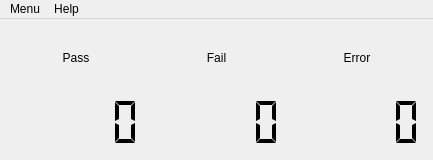
<?xml version="1.0" encoding="UTF-8"?>
<ui version="4.0">
 <class>MainWindow</class>
 <widget class="QMainWindow" name="MainWindow">
  <property name="geometry">
   <rect>
    <x>0</x>
    <y>0</y>
    <width>433</width>
    <height>160</height>
   </rect>
  </property>
  <property name="windowTitle">
   <string>Test Parser - Statistic</string>
  </property>
  <widget class="QWidget" name="centralwidget">
   <layout class="QGridLayout" name="gridLayout_2">
    <item row="0" column="0">
     <layout class="QGridLayout" name="gridLayout">
      <item row="0" column="0">
       <widget class="QLabel" name="PassLabel">
        <property name="text">
         <string>Pass</string>
        </property>
        <property name="alignment">
         <set>Qt::AlignCenter</set>
        </property>
       </widget>
      </item>
      <item row="0" column="1">
       <widget class="QLabel" name="FailLabel">
        <property name="text">
         <string>Fail</string>
        </property>
        <property name="alignment">
         <set>Qt::AlignCenter</set>
        </property>
       </widget>
      </item>
      <item row="0" column="2">
       <widget class="QLabel" name="ErrorLabel">
        <property name="font">
         <font>
          <kerning>true</kerning>
         </font>
        </property>
        <property name="text">
         <string>Error</string>
        </property>
        <property name="alignment">
         <set>Qt::AlignCenter</set>
        </property>
       </widget>
      </item>
      <item row="1" column="0">
       <widget class="QLCDNumber" name="PassDisplay">
        <property name="frameShape">
         <enum>QFrame::NoFrame</enum>
        </property>
        <property name="frameShadow">
         <enum>QFrame::Raised</enum>
        </property>
        <property name="segmentStyle">
         <enum>QLCDNumber::Flat</enum>
        </property>
       </widget>
      </item>
      <item row="1" column="1">
       <widget class="QLCDNumber" name="FailDisplay">
        <property name="frameShape">
         <enum>QFrame::NoFrame</enum>
        </property>
        <property name="frameShadow">
         <enum>QFrame::Raised</enum>
        </property>
        <property name="segmentStyle">
         <enum>QLCDNumber::Flat</enum>
        </property>
       </widget>
      </item>
      <item row="1" column="2">
       <widget class="QLCDNumber" name="ErrorDisplay">
        <property name="frameShape">
         <enum>QFrame::NoFrame</enum>
        </property>
        <property name="frameShadow">
         <enum>QFrame::Raised</enum>
        </property>
        <property name="segmentStyle">
         <enum>QLCDNumber::Flat</enum>
        </property>
       </widget>
      </item>
     </layout>
    </item>
   </layout>
  </widget>
  <widget class="QMenuBar" name="menubar">
   <property name="geometry">
    <rect>
     <x>0</x>
     <y>0</y>
     <width>433</width>
     <height>23</height>
    </rect>
   </property>
   <widget class="QMenu" name="menuMenu">
    <property name="title">
     <string>Menu</string>
    </property>
    <addaction name="action_Quit"/>
   </widget>
   <widget class="QMenu" name="menuHel">
    <property name="title">
     <string>Help</string>
    </property>
    <addaction name="actionAbout"/>
   </widget>
   <addaction name="menuMenu"/>
   <addaction name="menuHel"/>
  </widget>
  <action name="action_Quit">
   <property name="text">
    <string>&amp;Quit</string>
   </property>
   <property name="shortcut">
    <string>Ctrl+Q</string>
   </property>
  </action>
  <action name="actionAbout">
   <property name="text">
    <string>About</string>
   </property>
   <property name="shortcut">
    <string>F1</string>
   </property>
  </action>
 </widget>
 <resources/>
 <connections>
  <connection>
   <sender>action_Quit</sender>
   <signal>activated()</signal>
   <receiver>MainWindow</receiver>
   <slot>close()</slot>
   <hints>
    <hint type="sourcelabel">
     <x>-1</x>
     <y>-1</y>
    </hint>
    <hint type="destinationlabel">
     <x>216</x>
     <y>79</y>
    </hint>
   </hints>
  </connection>
  <connection>
   <sender>actionAbout</sender>
   <signal>activated()</signal>
   <receiver>MainWindow</receiver>
   <slot>aboutDialog()</slot>
   <hints>
    <hint type="sourcelabel">
     <x>-1</x>
     <y>-1</y>
    </hint>
    <hint type="destinationlabel">
     <x>216</x>
     <y>79</y>
    </hint>
   </hints>
  </connection>
 </connections>
 <slots>
  <slot>aboutDialog()</slot>
 </slots>
</ui>
